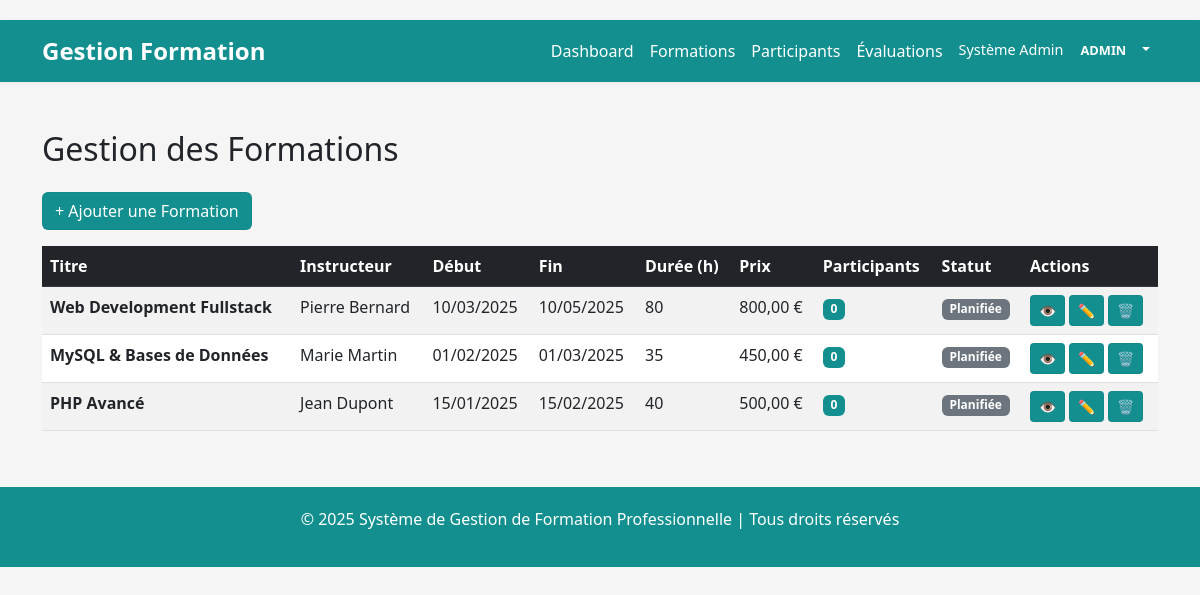
The app's page /formations/list.php (signed in) with its own data.
### tables this page shows
CREATE TABLE formations (
    id INT PRIMARY KEY AUTO_INCREMENT,
    titre VARCHAR(255) NOT NULL,
    description TEXT,
    instructeur VARCHAR(100) NOT NULL,
    date_debut DATE NOT NULL,
    date_fin DATE NOT NULL,
    duree_heures INT NOT NULL,
    nombre_participants INT DEFAULT 0,
    prix_unitaire DECIMAL(10, 2) NOT NULL,
    statut ENUM('planifiée', 'en_cours', 'terminée', 'annulée') DEFAULT 'planifiée',
    created_at TIMESTAMP DEFAULT CURRENT_TIMESTAMP,
    updated_at TIMESTAMP DEFAULT CURRENT_TIMESTAMP ON UPDATE CURRENT_TIMESTAMP,
    INDEX(statut),
    INDEX(date_debut)
);

### formations/list.php (the view, shortened to what this page needs)
<?php
include '../config.php';
include '../header.php';
try {
    $stmt = $pdo->query('SELECT * FROM formations ORDER BY date_debut DESC');
    $formations = $stmt->fetchAll();
} catch (Exception $e) {
    echo getErrorMessage('Erreur: ' . $e->getMessage());
    $formations = [];
}
?>
<h2 class="mb-4">Gestion des Formations</h2>
<a href="add.php" class="btn btn-success mb-3">+ Ajouter une Formation</a>
<div class="table-responsive">
    <table class="table table-striped table-hover">
        <thead class="table-dark">
            <tr>
                <th>Titre</th>
                <th>Instructeur</th>
                <th>Début</th>
                <th>Fin</th>
                <th>Durée (h)</th>
                <th>Prix</th>
                <th>Participants</th>
                <th>Statut</th>
                <th>Actions</th>
            </tr>
        </thead>
        <tbody>
            <?php foreach ($formations as $formation): ?>
            <tr>
                <td><strong><?php echo htmlspecialchars($formation['titre']); ?></strong></td>
                <td><?php echo htmlspecialchars($formation['instructeur']); ?></td>
                <td><?php echo date('d/m/Y', strtotime($formation['date_debut'])); ?></td>
                <td><?php echo date('d/m/Y', strtotime($formation['date_fin'])); ?></td>
                <td><?php echo $formation['duree_heures']; ?></td>
                <td><?php echo number_format($formation['prix_unitaire'], 2, ',', ' '); ?> €</td>
                <td><span class="badge bg-info"><?php echo $formation['nombre_participants']; ?></span></td>
                <td>
                    <span class="badge bg-<?php
                        echo ($formation['statut'] == 'planifiée') ? 'secondary' :
                             (($formation['statut'] == 'en_cours') ? 'primary' :
                             (($formation['statut'] == 'terminée') ? 'success' : 'danger'));
                    ?>">
                        <?php echo ucfirst($formation['statut']); ?>
                    </span>
                </td>
                <td>
                    <a href="view.php?id=<?php echo $formation['id']; ?>" class="btn btn-sm btn-info">👁️</a>
                    <a href="edit.php?id=<?php echo $formation['id']; ?>" class="btn btn-sm btn-warning">✏️</a>
                    <a href="delete.php?id=<?php echo $formation['id']; ?>" class="btn btn-sm btn-danger" onclick="return confirm('Confirmer la suppression?')">🗑️</a>
                </td>
            </tr>
            <?php endforeach; ?>
        </tbody>
    </table>
</div>
<?php include '../footer.php'; ?>

### assets/css/muted.css (style rules this page uses)
:root { --muted-bg: #f7f7f7; --muted-foreground: #495057; --muted-accent: #6c757d; --muted-muted: #adb5bd; --muted-dark: #343a40; --brand: #138f8f; --brand-contrast: #ffffff; }
.navbar, .bg-primary, .bg-success, .bg-danger, .bg-warning, .bg-info, .table-dark { background-color: var(--brand) !important; color: var(--brand-contrast) !important; }
.btn-primary, .btn-success, .btn-danger, .btn-warning, .btn-info { background-color: var(--brand) !important; color: var(--brand-contrast) !important; border-color: rgba(0,0,0,0.05) !important; }
.badge.bg-primary, .badge.bg-success, .badge.bg-danger, .badge.bg-warning, .badge.bg-info { background-color: var(--brand) !important; color: var(--brand-contrast) !important; }

### header.php (style rules this page uses)
body { background-color: #f5f5f5; padding-top: 20px; }

### records on screen
formations: titre "Web Development Fullstack", instructeur "Pierre Bernard", date_debut "10/03/2025", date_fin "10/05/2025", duree_heures "80", prix_unitaire "800,00", nombre_participants "0", statut "Planifiée"
formations: titre "MySQL & Bases de Données", instructeur "Marie Martin", date_debut "01/02/2025", date_fin "01/03/2025", duree_heures "35", prix_unitaire "450,00", nombre_participants "0", statut "Planifiée"
formations: titre "PHP Avancé", instructeur "Jean Dupont", date_debut "15/01/2025", date_fin "15/02/2025", duree_heures "40", prix_unitaire "500,00", nombre_participants "0", statut "Planifiée"

### other values on screen
$_SESSION['user_prenom'] . ' ' . $_SESSION['user_nom'] "Système Admin"
